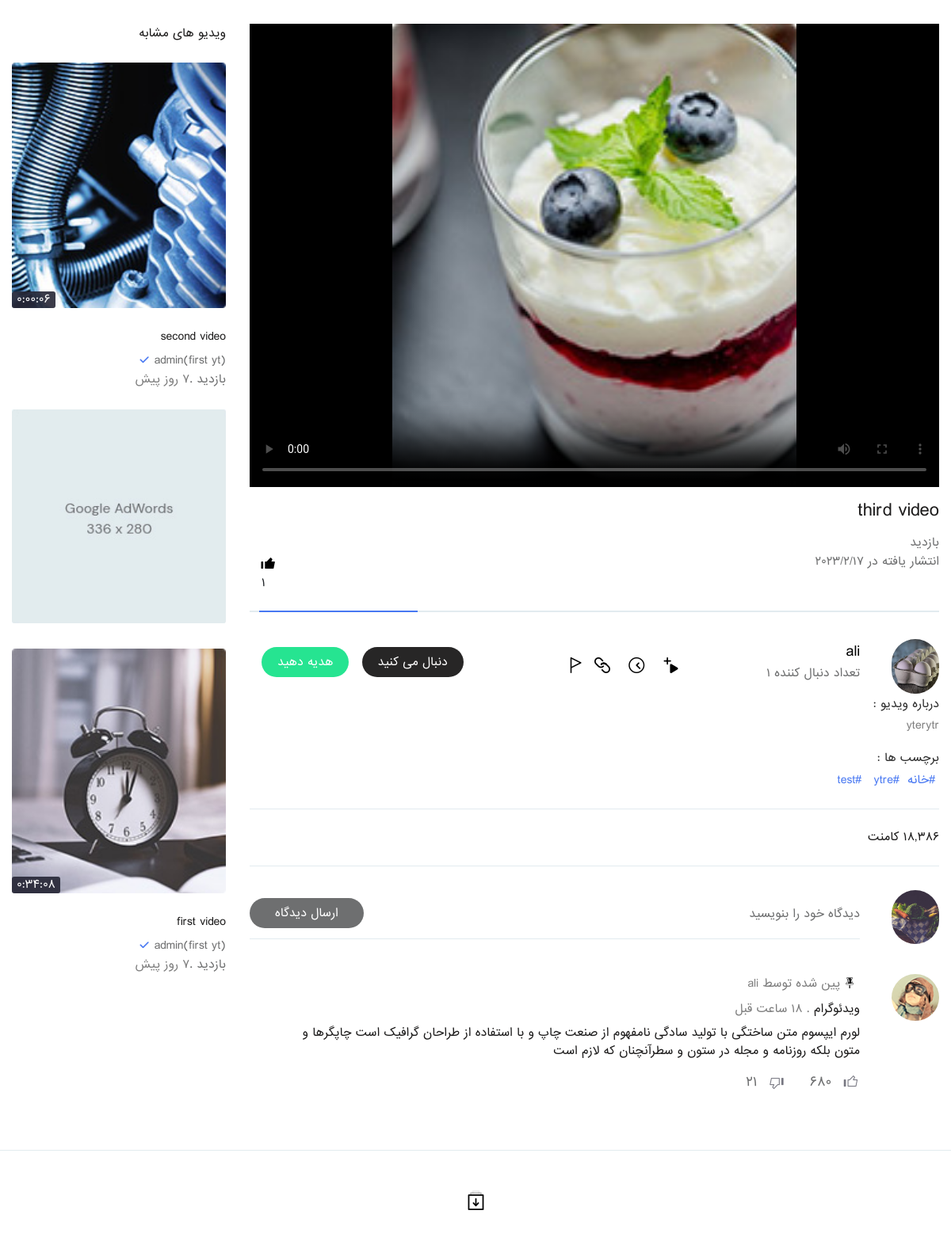
Before: /video_detail/13/ (signed in) with the older database file.
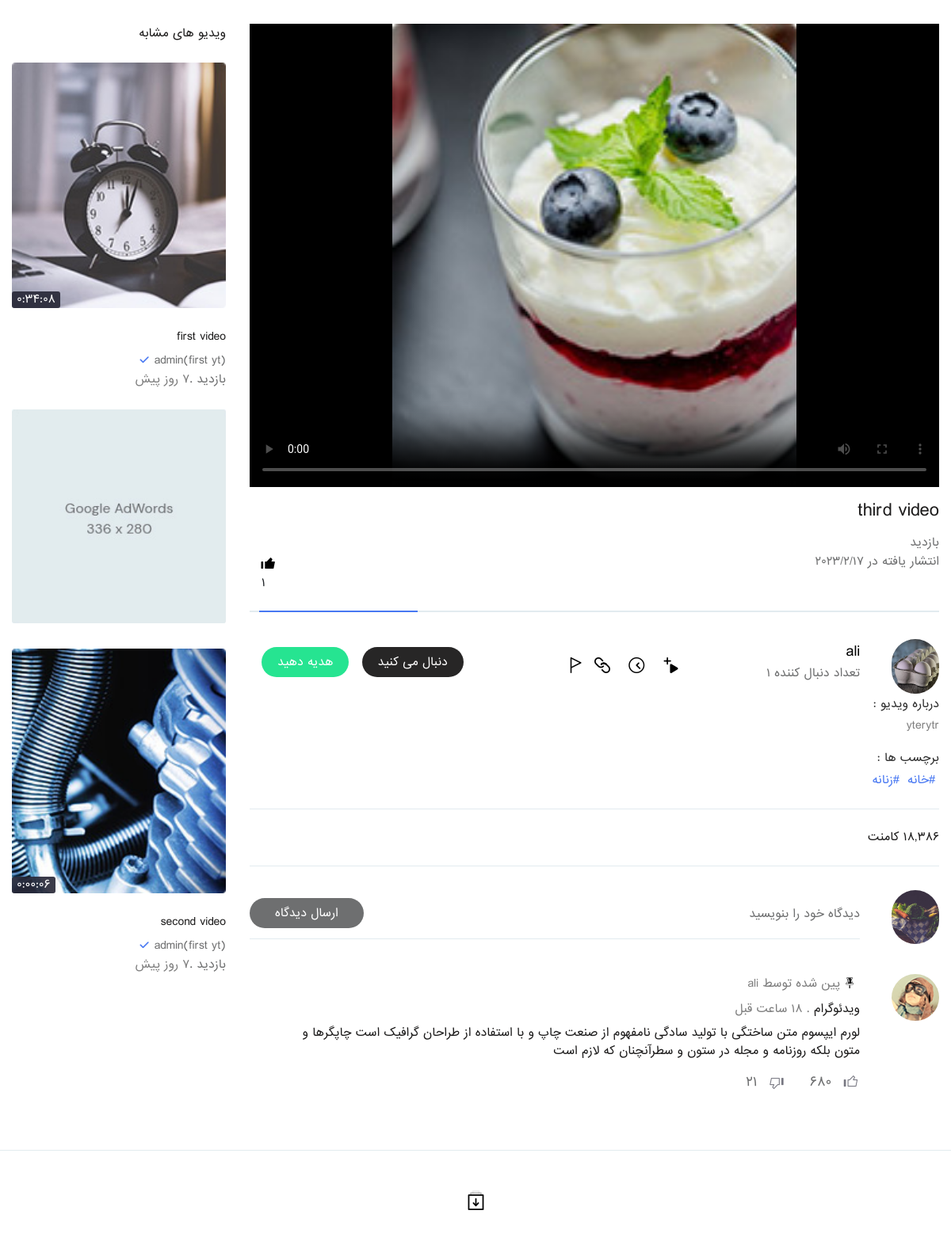
After: the same page with the newer database file.
### youtube/models.py (models this page shows, shortened)
class VideoTag(models.Model):
    name = models.CharField(max_length=155,null=True)

class Video(models.Model):
    youtuber = models.ForeignKey('account.Profile',on_delete=models.CASCADE)
    title = models.CharField(max_length=255)
    description = RichTextUploadingField()
    category = models.ForeignKey('Category',on_delete=models.PROTECT,null=True)
    video = models.FileField(upload_to=get_upload_path)
    video_time = models.CharField(max_length=15,null=True,blank=True)
    thumbnail = models.ImageField(upload_to=get_upload_path)
    monetize = models.BooleanField(default=True)
    tags = models.ManyToManyField('VideoTag')
    pin_comment = models.CharField(max_length=10,null=True,blank=True)
    like = models.ManyToManyField('account.Profile',related_name='like')
    published = models.BooleanField(default=False)
    show = models.BooleanField(default=True)
    created = models.DateTimeField(auto_now_add=True)
    updated = models.DateTimeField(auto_now=True)
    objects = VideoManager()
    @property
    def days_passed(self):
        today = datetime.now(timezone.utc)
        days_passed = today - self.created
        return f"{days_passed.days} روز پیش" if days_passed.days != 0 else 'امروز'
    @property
    def visited(self):
        hit_count = get_hitcount_model().objects.get_for_object(self)
        return hit_count.hits

### account/models.py (models this page shows, shortened)
class Profile(models.Model):
    user = models.ForeignKey(User,on_delete=models.CASCADE)
    follow = models.ManyToManyField('Profile')
    channel_name = models.CharField(max_length=30,null=True,unique=True)
    image = models.ImageField(null=True,blank=True)
    banner = models.ImageField(null=True,blank=True)
    description = models.TextField()
    links = RichTextField(null=True)
    created_date = models.DateTimeField(auto_now_add=True)
    updated_date = models.DateTimeField(auto_now=True)
    @property
    def count_followers(self):
        followers_count = Profile.follow.through.objects.filter(to_profile=self).count()
        return followers_count

### youtube/views.py (the view)
# urls.py: path('video_detail/<id>/',views.video_detail,name='video_detail'),
@login_required(login_url='/login/')
def video_detail(request,id):
    video = Video.objects.get(id=id,published=True)
    comments = Comment.objects.filter(video=video)
    if video.youtuber in request.profile.follow.all():
        is_followed = True
    else :
        is_followed = False
    ids=video.tags.values_list('id',flat=True)
    similar_videos = Video.objects.all_video(tags__in=ids).exclude(id=id)
    similar_videos = similar_videos.annotate(s_count=Count('tags')).order_by('-s_count','-created')[:6]
    hit_count = get_hitcount_model().objects.get_for_object(video)
    hits = hit_count.hits
    hitcontext = {'pk': hit_count.pk}
    hit_count_response = HitCountMixin.hit_count(request, hit_count)
    if hit_count_response.hit_counted:
        hits = hits + 1
        hitcontext['hit_counted'] = hit_count_response.hit_counted
        hitcontext['hit_message'] = hit_count_response.hit_message
        hitcontext['total_hits'] = hits
    context = {
        'video' : video,
        'is_followed' : is_followed,
        'similar_videos': similar_videos,
        'comments' : comments,
    }
    return render(request,'video_detail.html',context)

### youtube/models.py (called while the page is built)
    def all_video(self,**kwargs):
        return Video.objects.filter(published=True,**kwargs)

### templates/video_detail.html (shortened to what the changed rows need)
{% extends 'base.html' %}
{% load static %}
{% block body %}
<section class="mn-sec">
	<div class="container">
		<div class="row">
			<div class="col-lg-9">
				<div class="mn-vid-sc single_video">
					<div class="abt-mk">
						<div class="about-ch-sec">
							<div class="abt-rw tgs">
								<ul>
									{% for tag in video.tags.all %}
									<li><a href="#" title="{{tag.name}}">#{{tag.name}}</a></li>
									{% endfor %}
								</ul>
							</div>
						</div>
					</div>
					<div class="cmt-bx">
						<ul class="cmn-lst">
							<li>
								<div class="vcp_inf">
									<div class="coments">
										<h2>ویدئوگرام <small class="posted_dt"> . 18 ساعت قبل</small></h2>
									</div>
								</div>
							</li>
						</ul>
					</div>
				</div>
			</div>
			<div class="col-lg-3">
				<div class="sidebar">
					<div class="vidz-prt">
						<h2 class="sm-vidz">ویدیو های مشابه</h2>
					</div>
					<div class="videoo-list-ab">
						{% for video in similar_videos %}
						{% if forloop.counter == 2 %}
						<div class="ad-rw">
							<img src="{% static 'images/resources/ad-img.jpg' %}" alt="">
						</div>
						{% endif %}
						<div class="videoo">
							<div class="vid_thumbainl">
								<a href="{% url 'youtube:video_detail' id=video.id %}" title="{{video.title}}">
									<img src="{{video.thumbnail.url}}" alt="{{video.title}}">
									<span class="vid-time">{{video.video_time}}</span>
								</a>
							</div>
							<div class="video_info">
								<h3><a href="{% url 'youtube:video_detail' id=video.id %}">{{video.title}}</a></h3>
								<h4><a href="{% url 'youtube:channel_home_page' id=video.youtuber.id %}" title="{{video.youtuber.channel_name}}">{{video.youtuber.channel_name}}</a> <span class="verify_ic"><i class="icon-tick"></i></span></h4>
								<span>{{video.visited}} بازدید .<small class="posted_dt">{{video.days_passed}}</small></span>
							</div>
						</div>
						{% endfor %}
					</div>
				</div>
			</div>
		</div>
	</div>
</section>
{% endblock body %}

Changed rows visible on the page:
no longer on this page (row unchanged): VideoTag: name "ytre"
no longer on this page (row unchanged): VideoTag: name "test"
now on this page (row unchanged): VideoTag: name "زنانه"
changed Video "first video": moves up the list
